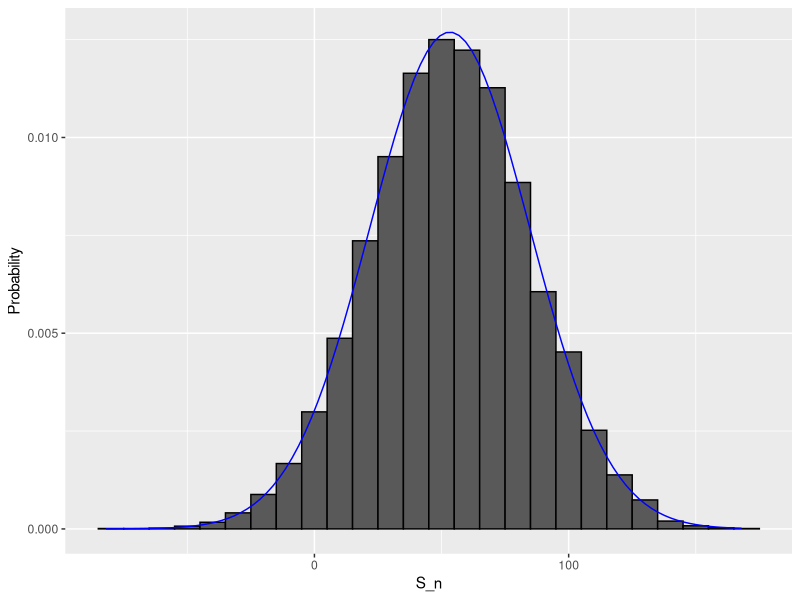

The R source for this figure:
## ---- chunk 1
beads <- rep(c("red", "blue"), times = c(2, 3))
x <- ifelse(sample(beads, 1) == "blue", 1, 0)
## ---- chunk 2
x <- rnorm(10, mean = 70, sd = 3)
## ---- chunk 3
color <- rep(c("Black", "Red", "Green"), c(18, 18, 2))
## ---- chunk 4
n <- 1000
x <- sample(ifelse(color == "Red", -1, 1),  n, replace = TRUE)
## ---- chunk 5
x <- sample(c(-1, 1), n, replace = TRUE, prob = c(9/19, 10/19))
## ---- chunk 6
n <- 1000
x <- sample(c(-1, 1), n, replace = TRUE, prob = c(9/19, 10/19))
s <- sum(x)
## ---- chunk 7
n <- 1000
B <- 10000
roulette_winnings <- function(n){
  x <- sample(c(-1, 1), n, replace = TRUE, prob = c(9/19, 10/19))
  sum(x)
}
s <- replicate(B, roulette_winnings(n))
## ---- chunk 8
mean(s < 0)
## ---- chunk 9
library(tidyverse)
normal_density <- data.frame(x = seq(min(s), max(s), length = 100)) |> 
  mutate(f = dnorm(x, mean(s), sd(s)))
data.frame(S_n = s) |> ggplot(aes(S_n, after_stat(density))) +
  geom_histogram(color = "black", binwidth = 10)  +
  ylab("Probability") + 
  geom_line(data = normal_density, mapping = aes(x, f), color = "blue")
## ---- chunk 10
pbinom(n/2 - 1, size = n, prob = 10/19)
## ---- chunk 11
B <- 10^6
x <- sample(c(-1, 1), B, replace = TRUE, prob = c(9/19, 10/19))
mean(x)
## ---- chunk 12
2*sqrt(90)/19
## ---- chunk 13
sqrt(1000)*2*sqrt(90)/19
## ---- chunk 14
n <- 1000
B <- 10000
roulette_winnings <- function(n){
  x <- sample(c(-1, 1), n, replace = TRUE, prob = c(9/19, 10/19))
  sum(x)
}
s <- replicate(B, roulette_winnings(n))
## ---- chunk 15
n*(20 - 18)/38 
sqrt(n)*2*sqrt(90)/19 
## ---- chunk 16
mean(s)
sd(s)
## ---- chunk 17
mu <- n*(20 - 18)/38
se <- sqrt(n)*2*sqrt(90)/19 
pnorm(0, mu, se)
## ---- chunk 18
mean(s < 0)
